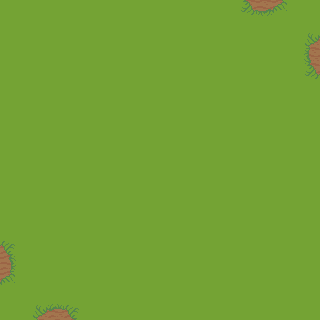

Below is a game level as drawn by its tile map, then a one-line description and the .tmx that defines it (tile-layer data replaced by summaries):
An orthogonal 20x20 tile map with 16x16 px tiles, 1 tile layer (ground), 2 tilesets and 5 objects (4x Portal, Player).

<map version="1.10" tiledversion="1.11.0" orientation="orthogonal" renderorder="right-up" width="20" height="20" tilewidth="16" tileheight="16" infinite="0" nextlayerid="7" nextobjectid="10">
 <tileset firstgid="1" source="tileset.tsx" />
 <tileset firstgid="4097" source="objects.tsx" />
 <layer id="1" name="ground" width="20" height="20">
  <data>[400 cells, 400 non-empty, 9 distinct tile ids]</data>
 </layer>
 <objectgroup id="6" name="object">
  <object id="9" name="Player" gid="4100" x="44" y="271" width="16" height="16" />
 </objectgroup>
 <objectgroup id="5" name="portal">
  <object id="4" name="VILLAGE" type="Portal" x="0" y="240" width="16" height="48">
   <properties>
    <property name="isSensor" type="bool" value="true" />
    <property name="targetPortalId" type="int" value="5" />
   </properties>
  </object>
  <object id="5" name="VILLAGE" type="Portal" x="304" y="32" width="16" height="48">
   <properties>
    <property name="isSensor" type="bool" value="true" />
    <property name="targetPortalId" type="int" value="4" />
   </properties>
  </object>
  <object id="6" name="VILLAGE" type="Portal" x="32" y="304" width="48" height="16">
   <properties>
    <property name="isSensor" type="bool" value="true" />
    <property name="targetPortalId" type="int" value="7" />
   </properties>
  </object>
  <object id="7" name="VILLAGE" type="Portal" x="240" y="0" width="48" height="16">
   <properties>
    <property name="isSensor" type="bool" value="true" />
    <property name="targetPortalId" type="int" value="6" />
   </properties>
  </object>
 </objectgroup>
</map>
